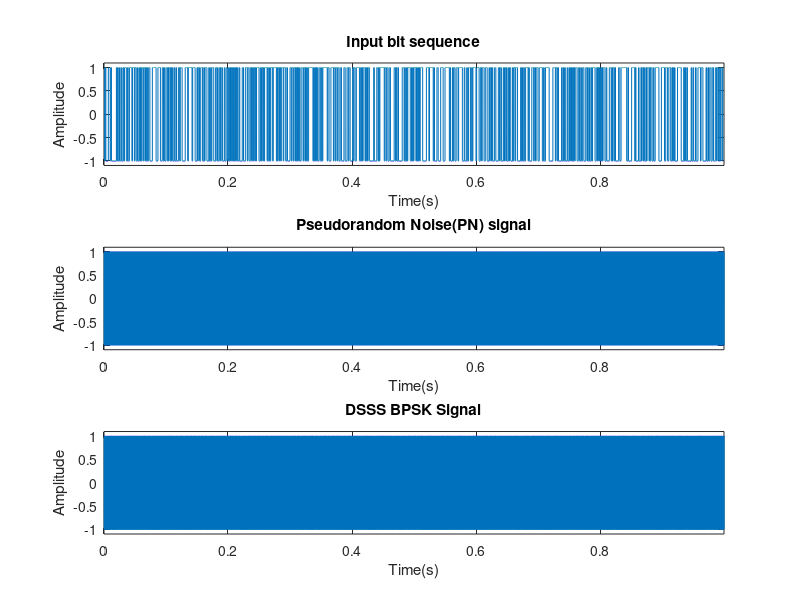
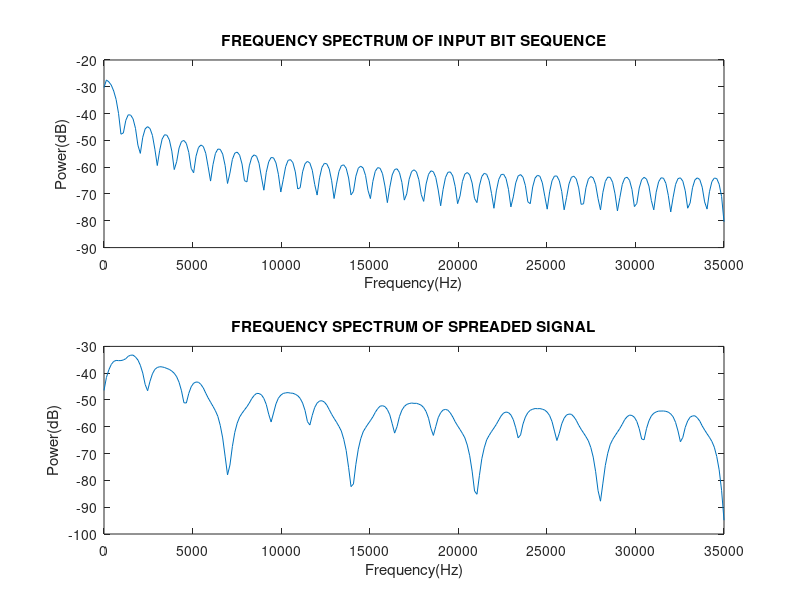

Write the MATLAB code that produced these figures, in order.

Rb=1e3;
Nb=1000;
b=2*randi([0 1],Nb,1)-1;%random binary bits
PNSeq=[0 0 1 1 1 0 1];
LPN=length(PNSeq);
Rc=LPN*Rb; %chip rate
OSRc=10; 
OSRb=LPN*OSRc;

fs=OSRb*Rb;
pulsec=ones(1,OSRc);
pulseb=ones(1,OSRb);
PNSeq(PNSeq==0)=-1;
chipseq=zeros(1,(LPN-1)*OSRc+1);
chipseq(1:OSRc:end)=PNSeq; 
chipseq=conv(chipseq,pulsec);
tc=(0:LPN*OSRc-1)/(Rc*OSRc);
% plot(tc,chipseq);
% axis([0 max(tc) -1.1 1.1])

bitseq1=zeros(1,(Nb-1)*OSRb+1);
bitseq1(1:OSRb:end)=b;
bitseq_raw=conv(bitseq1,pulseb);
tb=(0:Nb*OSRb-1)/(Rb*OSRb);
% figure;
% plot(tb,bitseq_raw);
% axis([0 max(tb) -1.1 1.1])
c=[];
for ii=1:Nb
    c=[c chipseq];
end

xseq=bitseq_raw.*c;
figure;
subplot(3,1,1);
plot(tb,bitseq_raw);
axis([0 max(tb) -1.1 1.1])
xlabel('Time(s)');
ylabel('Amplitude');
title('Input bit sequence');
subplot(3,1,2);
plot(tb,c);
axis([0 max(tb) -1.1 1.1])
xlabel('Time(s)');
ylabel('Amplitude');
title('Pseudorandom Noise(PN) signal');
subplot(3,1,3);
plot(tb,xseq);
axis([0 max(tb) -1.1 1.1])
xlabel('Time(s)');
ylabel('Amplitude');
title('DSSS BPSK Signal');

[pb,~]=pwelch(bitseq_raw,[],[],[],fs);
[px,f]=pwelch(xseq,[],[],[],fs);
figure;
subplot(2,1,1);
plot(f,10*log10(pb))
xlabel('Frequency(Hz)');
ylabel('Power(dB)');
title('FREQUENCY SPECTRUM OF INPUT BIT SEQUENCE')
subplot(2,1,2);
plot(f,10*log10(px))
xlabel('Frequency(Hz)');
ylabel('Power(dB)');
title('FREQUENCY SPECTRUM OF SPREADED SIGNAL');

y=xseq.*c;
